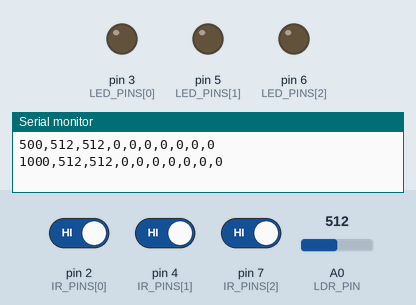
A sketch run on a simulated Arduino Uno, built with avr-gcc and run on an emulated ATmega328P. On the bench: output pins drawn as LEDs (lit = HIGH), the last lines printed to the serial monitor. The inputs (shaded band) are chosen by the test bench; at power-on: A0 (LDR_PIN) = 512, pin 2 (IR_PINS[0]) HIGH, pin 4 (IR_PINS[1]) HIGH, pin 7 (IR_PINS[2]) HIGH.

Above: at 1.2 s.
1.3 s: A0 (LDR_PIN) set to 361
2.8 s: A0 (LDR_PIN) set to 332
At 3.3 s:
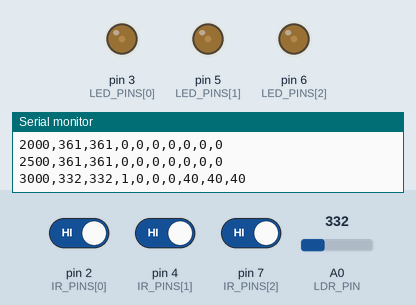
4.3 s: pin 2 (IR_PINS[0]) driven LOW
At 5.4 s:
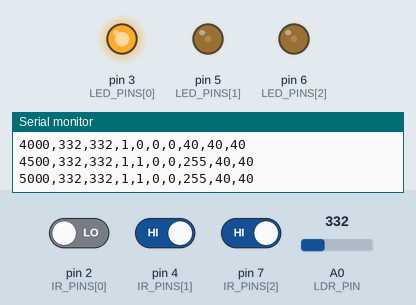
5.8 s: pin 4 (IR_PINS[1]) driven LOW
At 6.5 s:
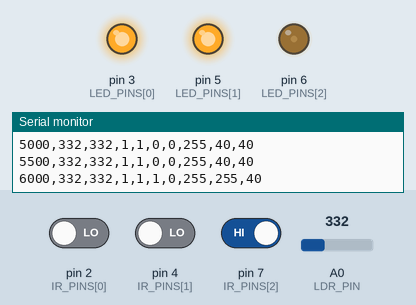
7.3 s: pin 7 (IR_PINS[2]) driven LOW
At 7.7 s:
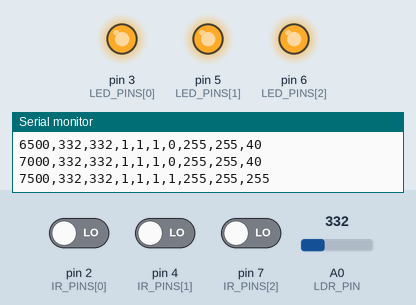
8.8 s: pin 2 (IR_PINS[0]) driven HIGH
At 12.3 s:
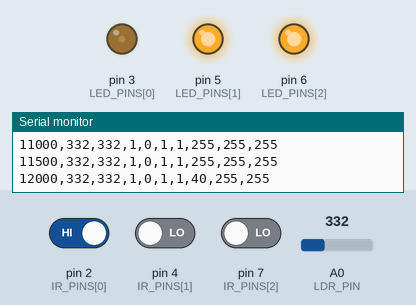
Timing chart, 0 to 12.8 s (numbered marks = the images above; inputs shaded):
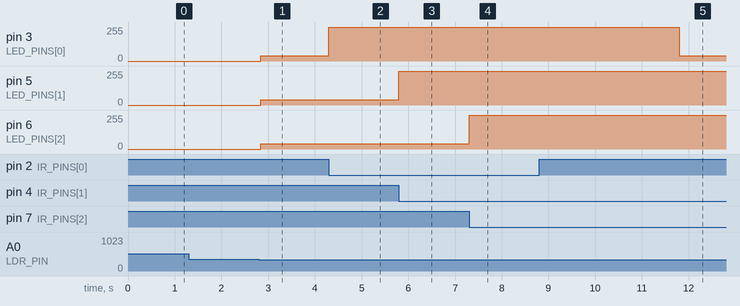

Measured:
- after the input at 2.8 s, pin 3 (LED_PINS[0]), pin 5 (LED_PINS[1]), pin 6 (LED_PINS[2]): 0/255 → 40/255 at once
- after the input at 4.3 s, pin 3 (LED_PINS[0]): 40/255 → 255/255 at once
- after the input at 5.8 s, pin 5 (LED_PINS[1]): 40/255 → 255/255 at once
- after the input at 7.3 s, pin 6 (LED_PINS[2]): 40/255 → 255/255 at once
- after the input at 8.8 s, pin 3 (LED_PINS[0]): 255/255 → 40/255 after 3.0 s

The sketch:

smart_street_light.ino
```cpp
/* Smart Street Light - proposed three-zone Arduino UNO R3 reference design.
 * Hardware verification pending. See hardware/wiring.md before connecting.
 * No external libraries. Serial monitor: 115200 baud.
 */
#include "control.h"

constexpr uint8_t LDR_PIN = A0;
constexpr uint8_t IR_PINS[] = {2, 4, 7};
constexpr uint8_t LED_PINS[] = {3, 5, 6}; // UNO R3 PWM outputs
constexpr uint8_t ZONES = sizeof(IR_PINS) / sizeof(IR_PINS[0]);
constexpr uint8_t IR_ACTIVE_LEVEL = LOW; // Confirm against your module
constexpr uint16_t ENTER_NIGHT = 350; // Example values; calibrate locally
constexpr uint16_t ENTER_DAY = 450;
constexpr uint8_t DIM_PWM = 40;
constexpr uint8_t BRIGHT_PWM = 255;
constexpr uint32_t SAMPLE_MS = 20;
constexpr uint32_t HOLD_MS = 3000;
constexpr uint32_t LOG_MS = 500;
constexpr uint8_t FILTER_SAMPLES = 8;
static_assert(ENTER_NIGHT < ENTER_DAY, "Night threshold must be lower");
static_assert(DIM_PWM < BRIGHT_PWM, "Dim must be below bright");

uint16_t readings[FILTER_SAMPLES];
uint32_t total = 0;
uint8_t sampleIndex = 0;
uint16_t filteredLight = 0;
bool night = false;
bool seen[ZONES] = {};
uint32_t lastSeen[ZONES] = {};
uint8_t outputs[ZONES] = {};
uint32_t lastSample = 0;
uint32_t lastLog = 0;

void setup() {
  Serial.begin(115200);
  for (uint8_t i = 0; i < ZONES; ++i) {
    pinMode(IR_PINS[i], INPUT_PULLUP);
    pinMode(LED_PINS[i], OUTPUT);
    analogWrite(LED_PINS[i], 0);
  }
  filteredLight = analogRead(LDR_PIN);
  for (uint8_t i = 0; i < FILTER_SAMPLES; ++i) {
    readings[i] = filteredLight;
    total += filteredLight;
  }
  Serial.println(F("Reference firmware; calibrate LDR and IR before use."));
  Serial.println(F("ms,ldr_raw,ldr_avg,night,ir1,ir2,ir3,pwm1,pwm2,pwm3"));
}

void loop() {
  const uint32_t now = millis();
  static uint16_t rawLight = 0;
  if (uint32_t(now - lastSample) >= SAMPLE_MS) {
    lastSample = now;
    rawLight = analogRead(LDR_PIN);
    total -= readings[sampleIndex];
    readings[sampleIndex] = rawLight;
    total += rawLight;
    sampleIndex = (sampleIndex + 1) % FILTER_SAMPLES;
    filteredLight = total / FILTER_SAMPLES;
    night = streetlight::updateNight(night, filteredLight, ENTER_NIGHT, ENTER_DAY);
  }
  for (uint8_t i = 0; i < ZONES; ++i) {
    const bool detected = digitalRead(IR_PINS[i]) == IR_ACTIVE_LEVEL;
    if (night && detected) {
      seen[i] = true;
      lastSeen[i] = now;
    }
    if (!night) seen[i] = false;
    const bool active = streetlight::holdActive(seen[i], now, lastSeen[i], HOLD_MS);
    outputs[i] = streetlight::brightness(night, active, DIM_PWM, BRIGHT_PWM);
    analogWrite(LED_PINS[i], outputs[i]);
  }
  if (uint32_t(now - lastLog) >= LOG_MS) {
    lastLog = now;
    Serial.print(now); Serial.print(',');
    Serial.print(rawLight); Serial.print(',');
    Serial.print(filteredLight); Serial.print(','); Serial.print(night);
    for (uint8_t i = 0; i < ZONES; ++i) {
      Serial.print(','); Serial.print(digitalRead(IR_PINS[i]) == IR_ACTIVE_LEVEL);
    }
    for (uint8_t i = 0; i < ZONES; ++i) {
      Serial.print(','); Serial.print(outputs[i]);
    }
    Serial.println();
  }
}
```

control.h
```cpp
#pragma once
#include <stdint.h>

namespace streetlight {
// For 5V -> LDR -> A0 -> 10k -> GND: darkness produces a lower ADC value.
inline bool updateNight(bool night, uint16_t light, uint16_t enterNight,
                        uint16_t enterDay) {
  if (!night && light <= enterNight) return true;
  if (night && light >= enterDay) return false;
  return night;
}
inline bool holdActive(bool seen, uint32_t now, uint32_t lastSeen,
                       uint32_t holdMs) {
  return seen && uint32_t(now - lastSeen) < holdMs;
}
inline uint8_t brightness(bool night, bool active, uint8_t dim,
                          uint8_t bright) {
  return night ? (active ? bright : dim) : 0;
}
}  // namespace streetlight
```
